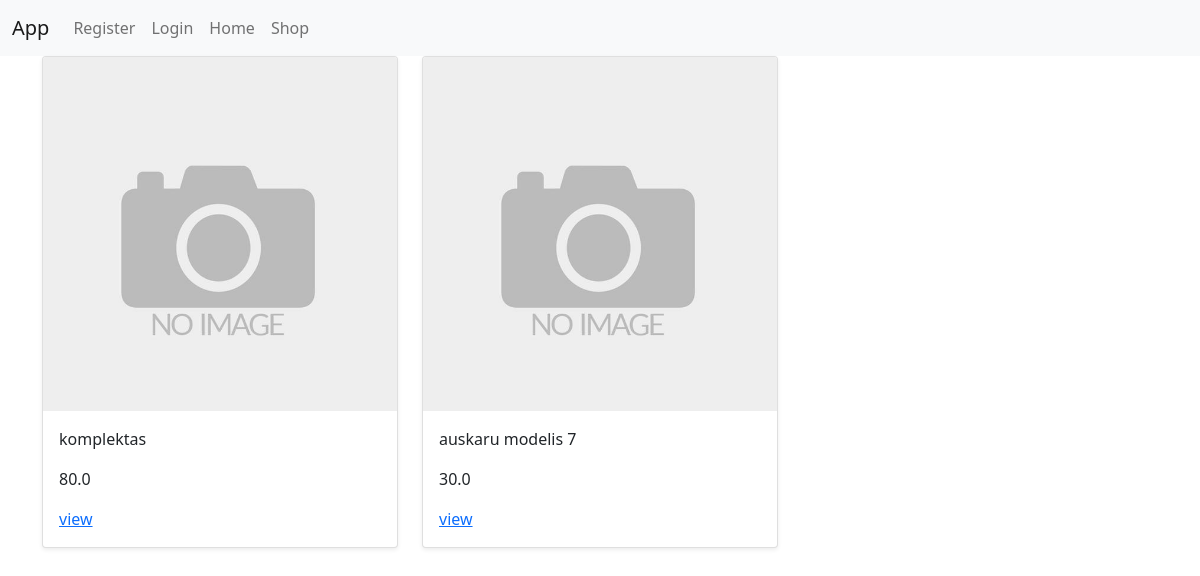
/app/view_items_models_list/, run on an earlier commit of the app's database.
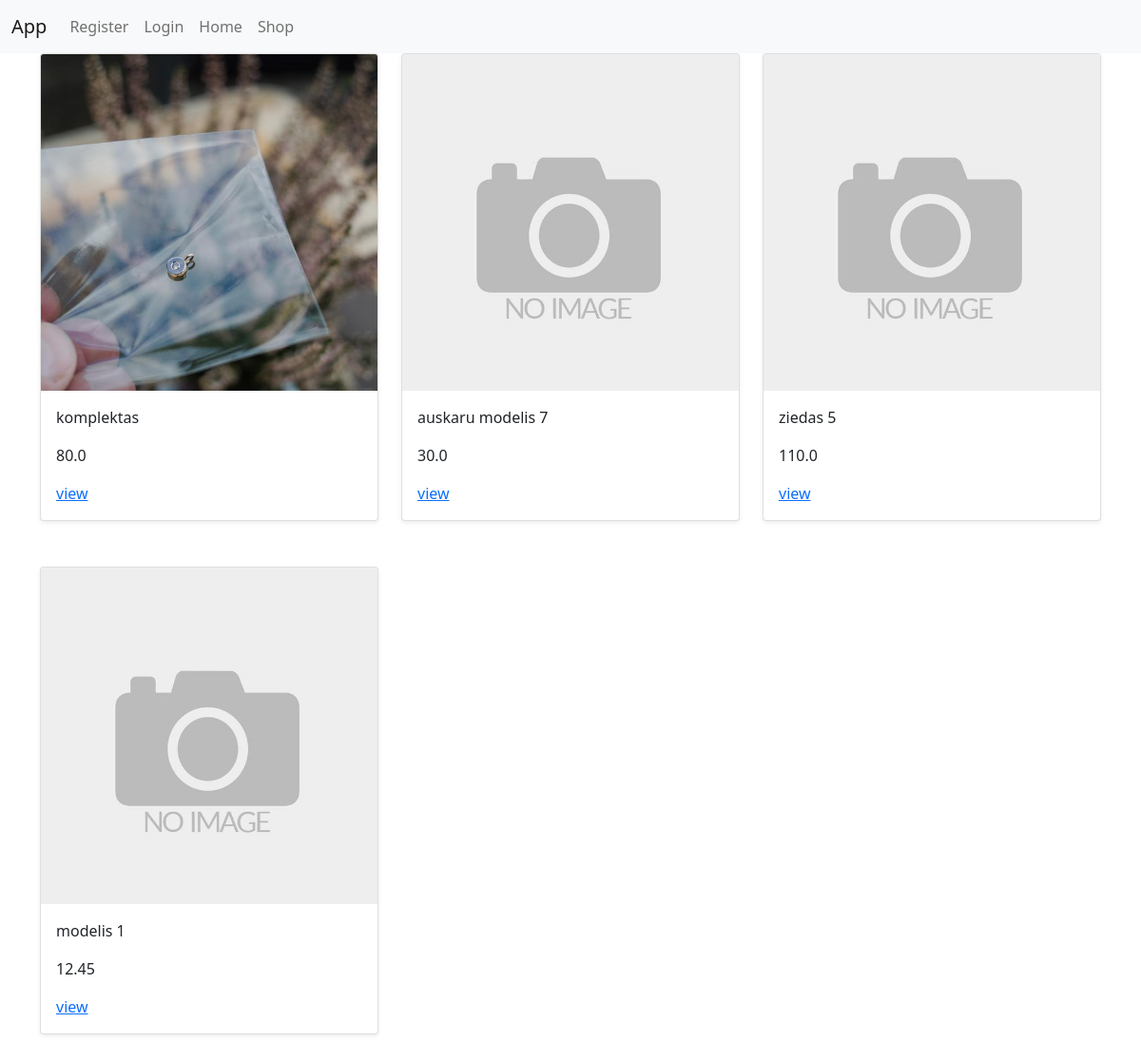
And on a later commit of the database.
### shop/models.py (models this page shows, shortened)
class ItemModel(models.Model):
    item_model_name = models.CharField("Item model name", max_length=30, help_text="shop item category name")
    category_id = models.ManyToManyField("ItemCategory", help_text="Item category")
    price = models.FloatField("Item price", default="0.00")
    photo = models.ImageField(default="item_pics/default.jpg", upload_to="item_pics", null=True)

### shop/views.py (the view)
# urls.py: path("view_items_models_list/", views.ItemModelListView.as_view(), name='view_items_models_list_n'),
class ItemModelListView(generic.ListView):
    model = ItemModel
    context_object_name = 'itemmodel_list'
    template_name = 'view_items_models_list.html'
    paginate_by = 10

### shop/templates/view_items_models_list.html
{% extends "base.html" %}
{% block content %}
<div class="container">
    <div class="row">
        {% for item_obj in itemmodel_list %}
        <div class="col-sm-6 col-md-4 d-flex align-items-stretch">
            <div class="card mb-5 shadow-sm">
                <img src="{{ item_obj.photo.url }}" class="card-img-top">
                <div class="card-body">
                    <p class="card-text">{{ item_obj.item_model_name }}</p>
                    <p class="card-text">{{ item_obj.price }}</p>
                    <p class="card-text"><a href="{% url 'view_item_model_detail_n' item_obj.id %}">view</a></p>
                </div>
            </div>
        </div>
        {% endfor %}
    </div>
</div>
{% endblock %}

### shop/templates/base.html (shortened to what this page needs)
<!doctype html>
<html lang="en">
<head>
    <link href="https://cdn.jsdelivr.net/npm/bootstrap@5.0.2/dist/css/bootstrap.min.css" rel="stylesheet"
>
    {% load static %}
</head>
<body>
{% include "navbar_1.html" %}
{% block content %}
{% endblock %}
</body>
</html>

### shop/templates/navbar_1.html (shortened to what this page needs)
<nav class="navbar navbar-expand-lg navbar-light bg-light">
    <div class="container-fluid">
        <a class="navbar-brand" href="{% url 'index_n' %}">App</a>
        <div class="collapse navbar-collapse" id="navbarSupportedContent">
            <ul class="navbar-nav me-auto mb-2 mb-lg-0">
                {% if user.is_authenticated %}
                <li class="nav-item">
                    <a class="nav-link" href="{% url 'user_profile_n' %}">{{ user.get_username }}</a>
                </li>
                <li class="nav-item">
                    <a class="nav-link" href="{% url 'logout' %}?next=/">Logout</a>
                </li>
                {% for group in user.groups.all %}
                {% if group.name == 'shop_admin' %}
                <li class="nav-item">
                    <a class="nav-link" href="{% url 'administrator_n' %}">administruoti</a>
                </li>
                {% endif %}
                {% endfor %}
                {% else %}
                <li class="nav-item">
                    <a class="nav-link" href="{% url 'register_n' %}">Register</a>
                </li>
                <li class="nav-item">
                    <a class="nav-link" href="{% url 'login' %}?next=/">Login</a>
                </li>
                {% endif %}
                <li class="nav-item">
                    <a class="nav-link" href="{% url 'index_n' %}">Home</a>
                </li>
                <li class="nav-item">
                    <a class="nav-link" href="{% url 'view_items_models_list_n' %}">Shop</a>
                </li>
            </ul>
        </div>
    </div>
</nav>

What changed in the data, as far as the page shows it:
changed ItemModel "komplektas": photo: picture added in place of a placeholder
added ItemModel: photo (placeholder picture), item_model_name "ziedas 5", price "110.0"
added ItemModel: photo (placeholder picture), item_model_name "modelis 1", price "12.45"
